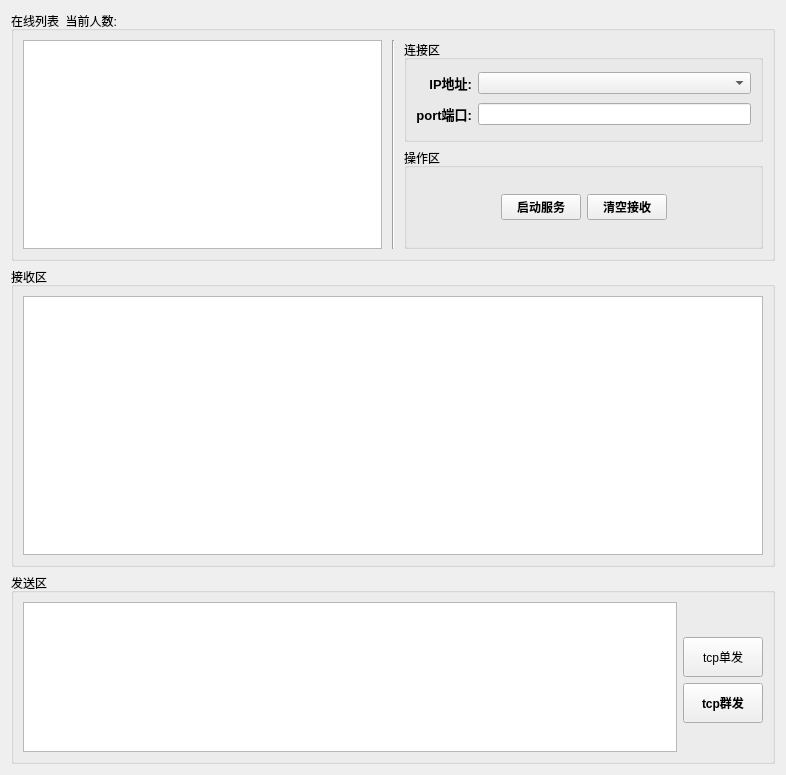
<?xml version="1.0" encoding="UTF-8"?>
<ui version="4.0">
 <class>Server</class>
 <widget class="QWidget" name="Server">
  <property name="geometry">
   <rect>
    <x>0</x>
    <y>0</y>
    <width>786</width>
    <height>775</height>
   </rect>
  </property>
  <property name="windowTitle">
   <string>Server</string>
  </property>
  <property name="styleSheet">
   <string notr="true">border-color: rgb(85, 170, 255);</string>
  </property>
  <layout class="QGridLayout" name="gridLayout_4">
   <item row="2" column="0">
    <widget class="QGroupBox" name="groupBox_send">
     <property name="minimumSize">
      <size>
       <width>0</width>
       <height>100</height>
      </size>
     </property>
     <property name="styleSheet">
      <string notr="true">border-color: rgb(85, 170, 255);</string>
     </property>
     <property name="title">
      <string>发送区</string>
     </property>
     <layout class="QGridLayout" name="gridLayout_6">
      <item row="0" column="0" rowspan="4">
       <widget class="QTextEdit" name="textEdit_send">
        <property name="styleSheet">
         <string notr="true">border-color: rgb(85, 170, 255);</string>
        </property>
       </widget>
      </item>
      <item row="1" column="1">
       <widget class="QPushButton" name="btn_send_one">
        <property name="minimumSize">
         <size>
          <width>0</width>
          <height>40</height>
         </size>
        </property>
        <property name="text">
         <string>tcp单发</string>
        </property>
       </widget>
      </item>
      <item row="2" column="1">
       <widget class="QPushButton" name="btn_send">
        <property name="minimumSize">
         <size>
          <width>0</width>
          <height>40</height>
         </size>
        </property>
        <property name="font">
         <font>
          <weight>75</weight>
          <bold>true</bold>
         </font>
        </property>
        <property name="text">
         <string>tcp群发</string>
        </property>
       </widget>
      </item>
      <item row="0" column="1">
       <spacer name="verticalSpacer">
        <property name="orientation">
         <enum>Qt::Vertical</enum>
        </property>
        <property name="sizeHint" stdset="0">
         <size>
          <width>20</width>
          <height>40</height>
         </size>
        </property>
       </spacer>
      </item>
      <item row="3" column="1">
       <spacer name="verticalSpacer_2">
        <property name="orientation">
         <enum>Qt::Vertical</enum>
        </property>
        <property name="sizeHint" stdset="0">
         <size>
          <width>20</width>
          <height>40</height>
         </size>
        </property>
       </spacer>
      </item>
     </layout>
    </widget>
   </item>
   <item row="0" column="0">
    <widget class="QGroupBox" name="groupBox_online">
     <property name="minimumSize">
      <size>
       <width>0</width>
       <height>250</height>
      </size>
     </property>
     <property name="styleSheet">
      <string notr="true">border-color: rgb(85, 170, 255);</string>
     </property>
     <property name="title">
      <string>在线列表  当前人数:</string>
     </property>
     <layout class="QGridLayout" name="gridLayout_5">
      <item row="1" column="2">
       <widget class="QGroupBox" name="groupBox_connect_tool">
        <property name="styleSheet">
         <string notr="true">border-color: rgb(85, 170, 255);</string>
        </property>
        <property name="title">
         <string>操作区</string>
        </property>
        <layout class="QGridLayout" name="gridLayout_2">
         <item row="0" column="1">
          <widget class="QPushButton" name="btn_switch">
           <property name="font">
            <font>
             <weight>75</weight>
             <bold>true</bold>
            </font>
           </property>
           <property name="text">
            <string>启动服务</string>
           </property>
          </widget>
         </item>
         <item row="0" column="3">
          <spacer name="horizontalSpacer_2">
           <property name="orientation">
            <enum>Qt::Horizontal</enum>
           </property>
           <property name="sizeHint" stdset="0">
            <size>
             <width>40</width>
             <height>20</height>
            </size>
           </property>
          </spacer>
         </item>
         <item row="0" column="2">
          <widget class="QPushButton" name="btn_clear_recv">
           <property name="font">
            <font>
             <weight>75</weight>
             <bold>true</bold>
            </font>
           </property>
           <property name="text">
            <string>清空接收</string>
           </property>
          </widget>
         </item>
         <item row="0" column="0">
          <spacer name="horizontalSpacer">
           <property name="orientation">
            <enum>Qt::Horizontal</enum>
           </property>
           <property name="sizeHint" stdset="0">
            <size>
             <width>40</width>
             <height>20</height>
            </size>
           </property>
          </spacer>
         </item>
        </layout>
       </widget>
      </item>
      <item row="0" column="2">
       <widget class="QGroupBox" name="groupBox_connect">
        <property name="styleSheet">
         <string notr="true">border-color: rgb(85, 170, 255);</string>
        </property>
        <property name="title">
         <string>连接区</string>
        </property>
        <layout class="QGridLayout" name="gridLayout">
         <item row="0" column="0">
          <widget class="QLabel" name="label">
           <property name="font">
            <font>
             <pointsize>10</pointsize>
             <weight>75</weight>
             <bold>true</bold>
            </font>
           </property>
           <property name="text">
            <string>IP地址:</string>
           </property>
           <property name="alignment">
            <set>Qt::AlignRight|Qt::AlignTrailing|Qt::AlignVCenter</set>
           </property>
          </widget>
         </item>
         <item row="1" column="1">
          <widget class="QLineEdit" name="lineEdit_PORT">
           <property name="styleSheet">
            <string notr="true">border-color: rgb(85, 170, 255);</string>
           </property>
          </widget>
         </item>
         <item row="0" column="1">
          <widget class="QComboBox" name="comboBox_ip">
           <property name="styleSheet">
            <string notr="true">border-color: rgb(85, 170, 255);</string>
           </property>
          </widget>
         </item>
         <item row="1" column="0">
          <widget class="QLabel" name="label_2">
           <property name="font">
            <font>
             <pointsize>10</pointsize>
             <weight>75</weight>
             <bold>true</bold>
            </font>
           </property>
           <property name="text">
            <string>port端口:</string>
           </property>
           <property name="alignment">
            <set>Qt::AlignRight|Qt::AlignTrailing|Qt::AlignVCenter</set>
           </property>
          </widget>
         </item>
        </layout>
       </widget>
      </item>
      <item row="0" column="0" rowspan="2">
       <widget class="QListWidget" name="listWidget">
        <property name="minimumSize">
         <size>
          <width>0</width>
          <height>0</height>
         </size>
        </property>
        <property name="styleSheet">
         <string notr="true">border-color: rgb(85, 170, 255);</string>
        </property>
       </widget>
      </item>
      <item row="0" column="1" rowspan="2">
       <widget class="Line" name="line">
        <property name="minimumSize">
         <size>
          <width>10</width>
          <height>0</height>
         </size>
        </property>
        <property name="styleSheet">
         <string notr="true">border-color: rgb(85, 170, 255);</string>
        </property>
        <property name="orientation">
         <enum>Qt::Vertical</enum>
        </property>
       </widget>
      </item>
     </layout>
    </widget>
   </item>
   <item row="1" column="0">
    <widget class="QGroupBox" name="groupBox_recv">
     <property name="minimumSize">
      <size>
       <width>0</width>
       <height>300</height>
      </size>
     </property>
     <property name="styleSheet">
      <string notr="true">border-color: rgb(85, 170, 255);</string>
     </property>
     <property name="title">
      <string>接收区</string>
     </property>
     <layout class="QGridLayout" name="gridLayout_3">
      <item row="0" column="0" rowspan="3">
       <widget class="QTextBrowser" name="textBrowser_recv">
        <property name="minimumSize">
         <size>
          <width>400</width>
          <height>0</height>
         </size>
        </property>
        <property name="styleSheet">
         <string notr="true">border-color: rgb(85, 170, 255);</string>
        </property>
       </widget>
      </item>
     </layout>
    </widget>
   </item>
  </layout>
 </widget>
 <resources/>
 <connections/>
</ui>
